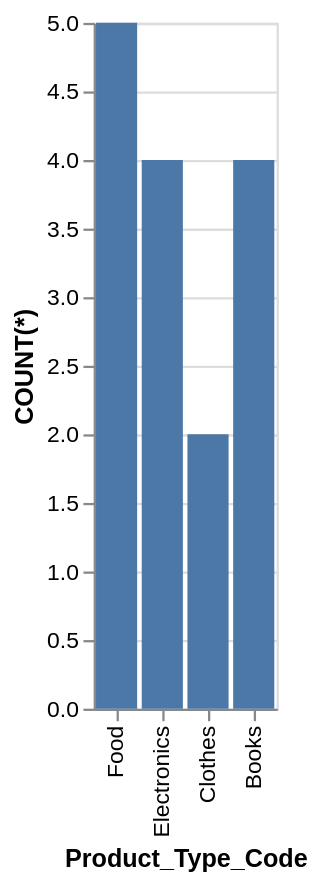

The Vega-Lite source for this figure:
### Vega-Lite specification from a JSON file in a GitHub repository (floating-point values rounded to 4 significant figures)
{"data": {"values": [{"x_data": "Food", "y_data": 5}, {"x_data": "Electronics", "y_data": 4}, {"x_data": "Clothes", "y_data": 2}, {"x_data": "Books", "y_data": 4}]}, "mark": "bar", "encoding": {"x": {"field": "x_data", "type": "nominal", "title": "Product_Type_Code", "sort": "descending"}, "y": {"field": "y_data", "type": "quantitative", "title": "COUNT(*)"}}}
